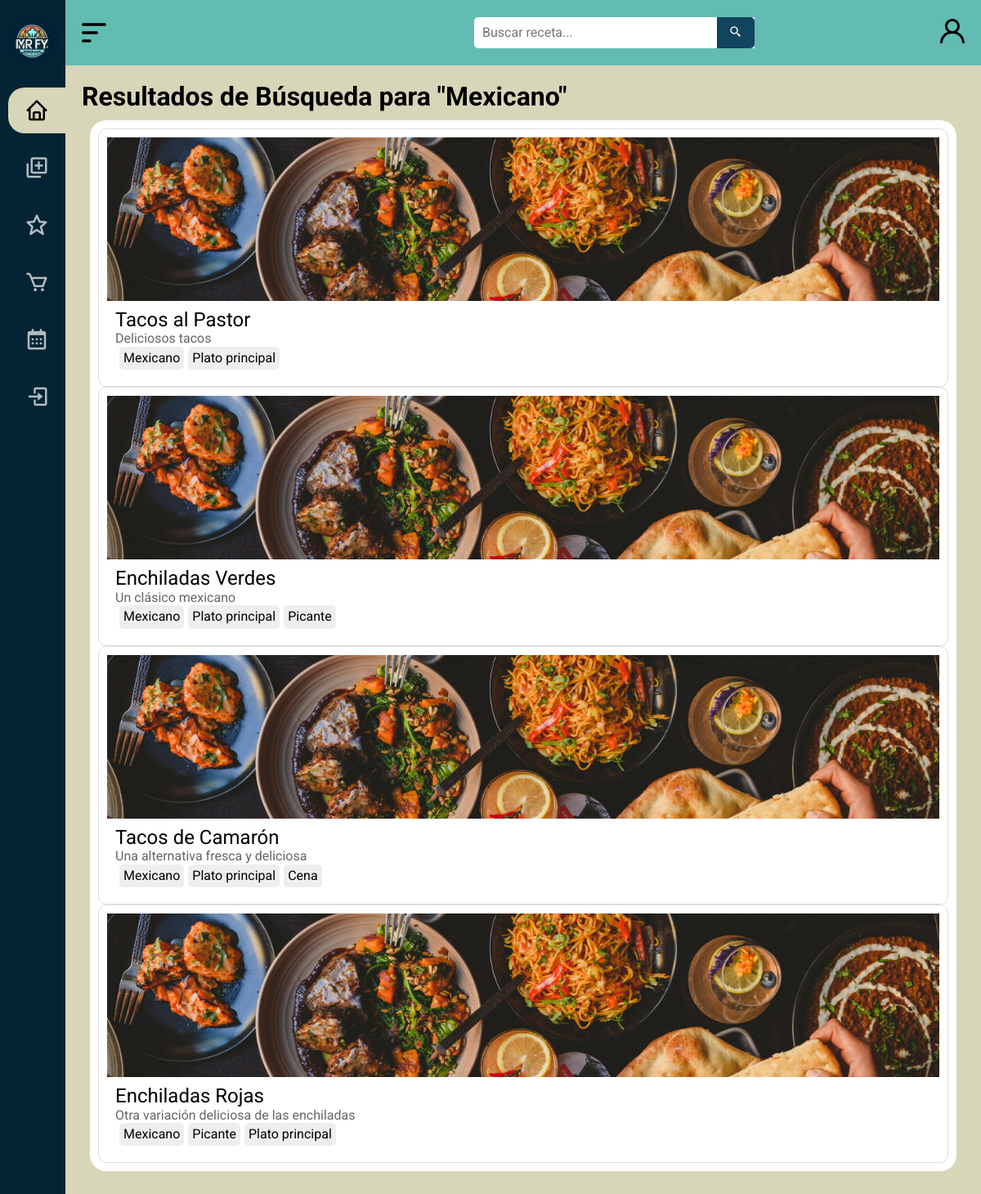
Screenshot of /search/?q=Mexicano with the database file from the repository.
### MRFY/models.py (models this page shows)
class Tag(models.Model):
    IDTag = models.AutoField(primary_key=True, unique=True)  # Clave primaria que coincide con la base de datos
    Nombre = models.CharField(max_length=100, null=False)

class Recipe(models.Model):
    IDReceta = models.AutoField(primary_key=True, unique=True)  # Clave primaria que coincide con la base de datos
    Nombre = models.CharField(max_length=100, null=False)
    Calorias = models.CharField(max_length=50, null=True)
    CarbHidratos = models.CharField(max_length=50, null=True)
    Proteinas = models.CharField(max_length=50, null=True)
    Grasas = models.CharField(max_length=50, null=True)
    Instrucciones = models.TextField(null=True)
    Comentarios = models.TextField(null=True)
    Valoración = models.DecimalField(max_digits=3, decimal_places=1, null=True)
    TiempoPreparación = models.CharField(max_length=50, null=True)
    Imagen = models.TextField(default='images/wallpaper4.jpg')
    Etiquetas = models.ManyToManyField('Tag', through='RecipeTag')
    Ingredientes = models.ManyToManyField('Ingredient', through='RecipeIngredient')

### MRFY/views.py (the view)
# urls.py: path('search/', search, name='search'),
def search(request):
    query = request.GET.get('q')
    recipes = []
    if query:
        recipes = Recipe.objects.filter(
            Q(Nombre__icontains=query) |  # Buscar en el nombre de la receta
            Q(Etiquetas__Nombre__icontains=query)  # Buscar en los nombres de las etiquetas asociadas a las recetas
        ).distinct()
    return render(request, 'search/search.html', {'recipes': recipes, 'query': query, 'user': request.user})

### MRFY/templates/search/search.html (shortened to what this page needs)
{% load static %}
{% load custom_filters %}
<!DOCTYPE html>
<html lang="es">
<head>
    <link rel="stylesheet" href="{% static 'css/normalize.css' %}">
    <link rel="stylesheet" href="{% static 'css/estilos2.css' %}">
    <link href='https://unpkg.com/boxicons@2.1.4/css/boxicons.min.css' rel='stylesheet'>
</head>
<body id="body">
    <header id="header" class="header_standard">
        <div class="icon__menu">
            <img src="{% static 'images/menu-alt-1-svgrepo-com.svg' %}" alt="icono" class="svg__icon" id="btn_open">
        </div>
        <div class="search__box">
            <form action="{% url 'search' %}" method="GET">
                <input type="text" name="q" class="search__input" placeholder="Buscar receta...">
                <button class="search__button" type="submit">
                    <i class="bx bx-search-alt-2"></i>
                </button>
            </form>
        </div>
        <div class="icon__login">
            <a href="#" class="login">
                <img src="{% static 'images/profile-1335-svgrepo-com.svg' %}" alt="" class="svg__icon" title="Iniciar sesion">
            </a>
        </div>
    </header>
    <div class="menu__side" id="menu_side">
        <div class="name__page">
            <a href="/inicio">
                <img src="{% static 'images/icon.png' %}" alt="icono" class="icon">
            </a>
        </div>
        <div class="options__menu">
            <a href="/inicio" class="select">
                <div class="option">
                    <i class='bx bx-home' title="Inicio"></i>
                </div>
            </a>
            <a href="#">
                <div class="option">
                    <i class='bx bx-add-to-queue' title="Subir receta"></i>
                </div>
            </a>
            <a href="#">
                <div class="option">
                    <i class='bx bx-star' title="Favoritos"></i>
                </div>
            </a>
            <a href="#">
                <div class="option">
                    <i class='bx bx-cart' title="Lista de compras"></i>
                </div>
            </a>
            <a href="#">
                <div class="option">
                    <i class='bx bx-calendar' title="Recetario semanal"></i>
                </div>
            </a>
            {% if user.is_authenticated %}
            <a href="/logout">
                <div class="option">
                    <i class='bx bx-log-out' title="Logout"></i>
                    <h4>Cerrar sesion</h4>
                </div>
            </a>
            {% else %}
            <a href="/login">
                <div class="option">
                    <i class='bx bx-log-in' title="Login"></i>
                </div>
            </a>
            {% endif %}
        </div>
    </div>
    <main>
        <h1>Resultados de Búsqueda para "{{ query }}"</h1>
        <div class="main__container">
            {% for recipe in recipes %}
            <div class="recipe-card">
                <a href="{% url 'recipe_detail' recipe.IDReceta %}">
                <div class="recipe-image">
                    <img src="{% static recipe.Imagen %}" alt="Receta">
                </div>
                <div class="recipe-content">
                    <h2 class="recipe-title">{{ recipe.Nombre }}</h2>
                    <p class="recipe-description">{{ recipe.Comentarios }}</p>
                    <div class="recipe-tags">
                        {% for tag in recipe.Etiquetas.all %}
                        <a href="{% url 'search' %}?q={{ tag.Nombre }}" class="tag">{{ tag.Nombre }}</a>
                        {% endfor %}
                    </div>
                </div>
                </a>
            </div>
            {% endfor %}
        </div>
    </main>
</body>
</html>

### MRFY/static/css/estilos2.css (style rules this page uses)
* { text-decoration: none; font-family: "Roboto", sans-serif; }
.svg__icon { width: 30px; height: 30px; }
.options__menu .option i { width: 30px; height: 30px; font-size: 30px; }
.icon { width: 70px; height: 70px; }
body { margin-left: 80px; transition: margin-left 300ms cubic-bezier(0.785, 0.135, 0.15, 0.86); margin-top: 80px; background: #D7D6B8; }
main { padding: 20px; }
header { height: 80px; background-color: #62BCB2; display: flex; align-items: center; position: fixed; top: 0; z-index: 200; transition: width 300ms cubic-bezier(0.785, 0.135, 0.15, 0.86); }
.header_standard { width: calc(100% - 80px); }
.icon__menu { width: 50px; height: 100%; display: flex; justify-content: center; align-items: center; transform: translateX(10px); }
.icon__login { position: absolute; right: 0; width: 50px; height: 100%; display: flex; justify-content: center; align-items: center; }
.icon__menu .svg__icon { width: 40px; height: 40px; cursor: pointer; position: absolute; }
.menu__side { width: 80px; height: 100%; background: #042434; position: fixed; top: 0; left: 0; color: white; font-size: 18px; z-index: 300; overflow: hidden; overflow-y: scroll; transition: all 300ms cubic-bezier(0.785, 0.135, 0.15, 0.86); }
.menu__side { -ms-overflow-style: none; scrollbar-width: none; }
.name__page { padding: 10px 10px; display: flex; align-items: center; margin-top: 10px; }
.name__page .icon { margin-right: 20px; width: 60px; height: 60px; }
.options__menu { padding: 20px 30px; position: absolute; top: 80px; }
.options__menu a { color: #ffffffb2; cursor: default; display: block; position: relative; transition: color 300ms; }
.icon__login .login .svg__icon { margin-right: 20px; cursor: pointer; }
.options__menu .option { padding: 20px 0px; display: flex; align-items: center; position: relative; }
.options__menu .option i { margin-right: 20px; cursor: pointer; }
a.select { color: black; width: 250px; }
.select::before { content: ''; width: 3px; height: 80%; width: 280px; position: absolute; top: 10%; left: -20px; background: #D7D6B8; border-radius: 20px; margin-right: 50px; }
.main__container { position: relative; margin: 10px; padding: 10px; border-radius: 20px; background: white; justify-content: center; align-items: center; }
.recipe-card { border: 1px solid #ddd; border-radius: 10px; overflow: hidden; display: flex; flex-direction: column; padding: 10px; }
.recipe-card a { color: black; }
.recipe-image { width: 100%; height: 200px; background: #f0f0f0; }
.recipe-image img { width: 100%; height: 100%; object-fit: cover; }
.recipe-content { padding: 10px; }
.recipe-title { font-size: 1.5em; }
.recipe-description { color: #666; }
.recipe-tags { display: flex; gap: 5px; }
.tag { background: #eee; padding: 5px; border-radius: 5px; }
.container__recipe h1, h2 { font-weight: 400; }
.search__box { position: relative; padding-left: 450px; display: flex; justify-content: center; align-items: center; margin: 20px 0; font-size: 1rem; }
.search__box i { color: white; }
.search__input { padding: 10px; padding-right: 150px; border-radius: 5px 0 0 5px; border: 0; outline: none; }
.search__box button { background-color: #11445e; padding: 10px 15px; position: absolute; border: 0; top: 0; bottom: 0; right: 0; margin: auto; border-radius: 0 5px 5px 0; cursor: pointer; transition: 300ms; }

### rows the page displays
Tag: Nombre "Mexicano"
Recipe: Imagen (picture), Nombre "Tacos al Pastor", Comentarios "Deliciosos tacos"
Tag: Nombre "Plato principal"
Recipe: Imagen (picture), Nombre "Enchiladas Verdes", Comentarios "Un clásico mexicano"
Tag: Nombre "Picante"
Recipe: Imagen (picture), Nombre "Tacos de Camarón", Comentarios "Una alternativa fresca y deliciosa"
Tag: Nombre "Cena"
Recipe: Imagen (picture), Nombre "Enchiladas Rojas", Comentarios "Otra variación deliciosa de las enchiladas"
